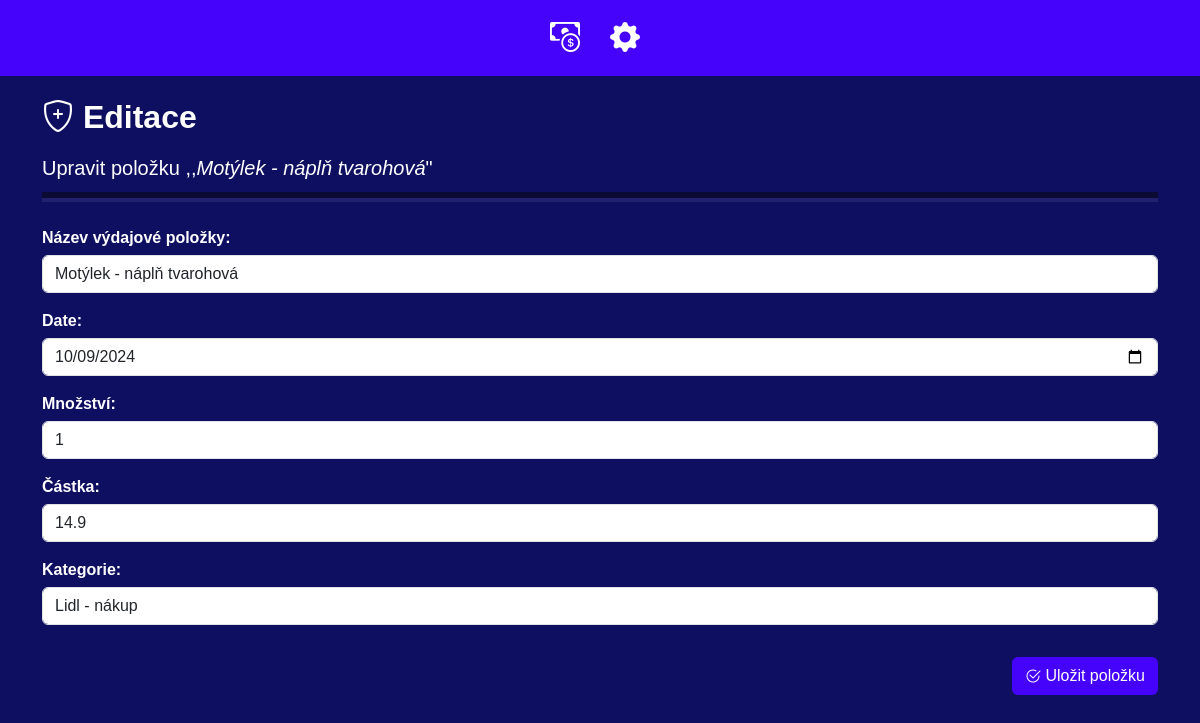
/edit_outcome/3, run on the app's committed database.
### finance_app/models.py (models this page shows)
class Outcome(models.Model):
    name = models.CharField(max_length=100)
    quantity = models.IntegerField(default=1)
    amount = models.FloatField()
    date = models.DateField(default=timezone.now,editable=True)
    category = models.ForeignKey(Category, on_delete=models.SET_DEFAULT, default=1)

class Category(models.Model):
    name = models.CharField(max_length=100, unique=True)
    is_income = models.BooleanField(default=False)
    def __str__(self):
        return self.name

### finance_app/views.py (the view)
# urls.py: path('edit_outcome/<int:outcome_id>', views.edit_outcome, name='edit_outcome'),
def edit_outcome(request, outcome_id):
    outcome = get_object_or_404(Outcome, id=outcome_id)
    if request.method == 'POST':
        form = OutcomeForm(request.POST, instance=outcome)
        if form.is_valid():
            form.save()
            return redirect('list_transactions')
    else:
        form = OutcomeForm(instance=outcome)
    return render(request, 'edit_outcome.html', {'form': form, 'outcome': outcome})

### finance_app/forms.py
class OutcomeForm(forms.ModelForm):
    class Meta:
        model = Outcome
        fields = ['name', 'date', 'quantity', 'amount', 'category']
        widgets = {
            'name': forms.TextInput(attrs={'class': 'form-control'}),
            'date': forms.DateInput(attrs={'type': 'date','class': 'form-control'}),
            'quantity': forms.NumberInput(attrs={'class': 'form-control'}),
            'amount': forms.NumberInput(attrs={'class': 'form-control'}),
            'category': forms.Select(attrs={'class': 'form-control'}),
        }
        labels = {
            'name': 'Název výdajové položky',
            'quantity':'Množství',
            'amount': 'Částka',
            'category': 'Kategorie',
        }
    def __init__(self, *args, **kwargs):
        super().__init__(*args, **kwargs)
        self.fields['category'].queryset = Category.objects.filter(is_income=False)

### finance_app/templates/edit_outcome.html (shortened to what this page needs)
{% extends "base.html" %}
{% block content %}
<h2 class="py-2"> <i class="bi bi-shield-plus"></i> Editace</h2>
    <h5 class="py-1">Upravit položku ,,<i>{{ outcome.name }}</i>"</h5>
<div class="hr-container">
    <hr class="hr-main">
    <hr class="hr-secondary">
</div>
<form class="mt-4" method="post">
    {{ form.as_p }}
    <button type="submit" class="mt-3 btn darkbtn float-end"><i style="position:relative;top:1px !important;" class="bi bi-check2-circle"></i>   Uložit položku</button>
</form>
{% endblock %}

### finance_app/templates/base.html (style rules this page uses)
body { background-color:#0f0f61; color:white; }
label { font-weight:bold; margin-bottom:5px; }
.darkbtn { background-color: #4503fc !important; color:white; }
h2 { font-weight:bold !important; }
.hr-container { display: flex; flex-direction: column; }
.hr-main { height: 6px; min-width: 350px; background-color: #0a0a33; border: none; margin: 0; margin-top:5px; opacity:1; }
.hr-secondary { height: 4px; min-width: 350px; background-color: #21216f; border: none; margin: 0; opacity:1; margin-bottom:15px; }

### finance_app/templates/menu.html (style rules this page uses)
body { font-family: Arial, sans-serif; margin-top: 60px; padding: 0; }
hr { margin: 0px !important; }

### data on the page
Outcome: name "Motýlek - náplň tvarohová", date "10/09/2024", quantity "1", amount "14.9", category "Lidl - nákup"
